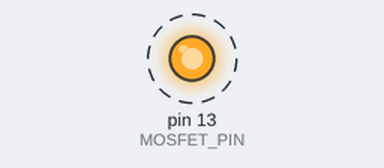
This sketch was run on a simulated Arduino Uno, built with avr-gcc and run on an emulated ATmega328P. On the bench: output pins drawn as LEDs (lit = HIGH). Dashed ring = blinking.

Above: at 0.5 s.
Timing chart, 0 to 4.6 s (numbered marks = the images above):
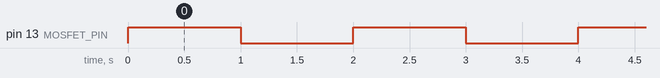

Measured:
- by itself, pin 13 (MOSFET_PIN): alternates HIGH for 1.0 s and LOW for 1.0 s

The sketch:

proton2mosfet.ino
```cpp
#define MOSFET_PIN 13 //12 13 14 27

void setup() {
  pinMode(MOSFET_PIN, OUTPUT); // Setze GPIO12 als Ausgang
}

void loop() {
  digitalWrite(MOSFET_PIN, HIGH); // MOSFET aktivieren (Gate HIGH)
  delay(1000);                    // 1 Sekunde warten
  digitalWrite(MOSFET_PIN, LOW);  // MOSFET deaktivieren (Gate LOW)
  delay(1000);                    // 1 Sekunde warten
}
```
